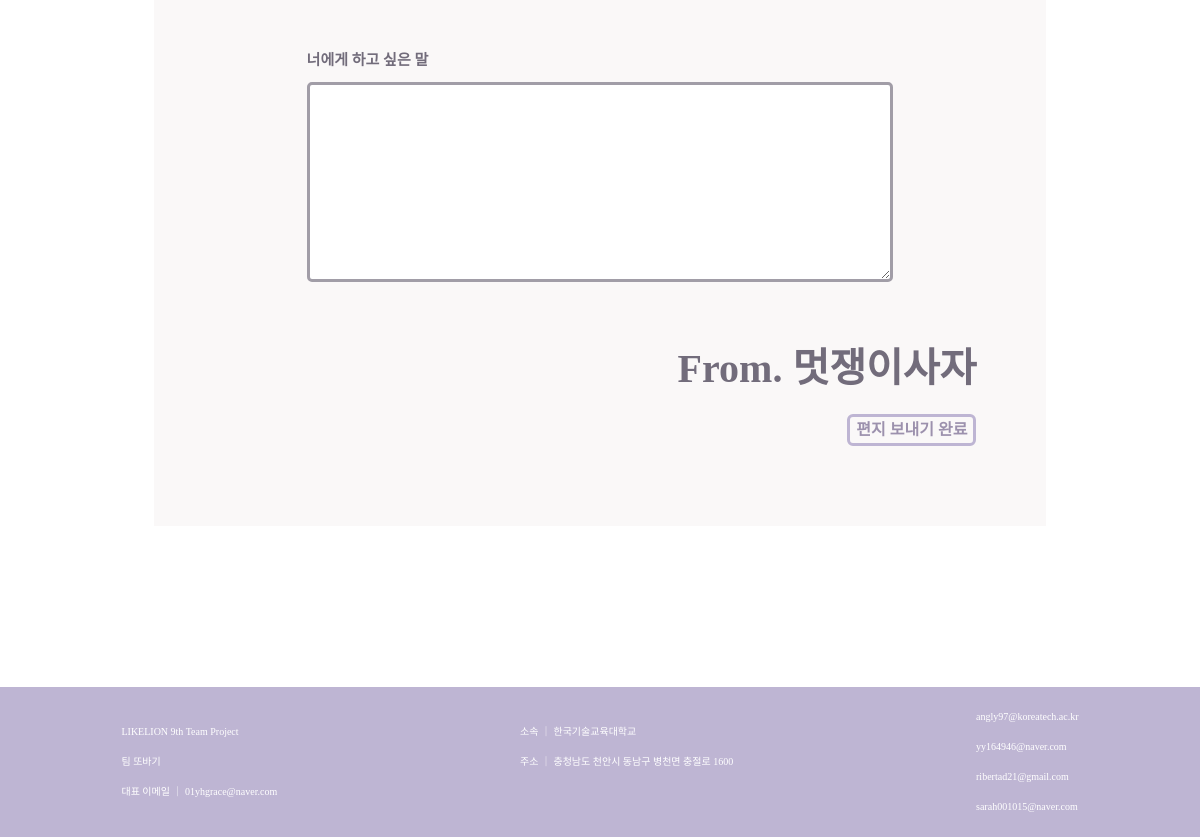
/main/registration/normal (signed in, lower part), run on an earlier commit of the app's database.
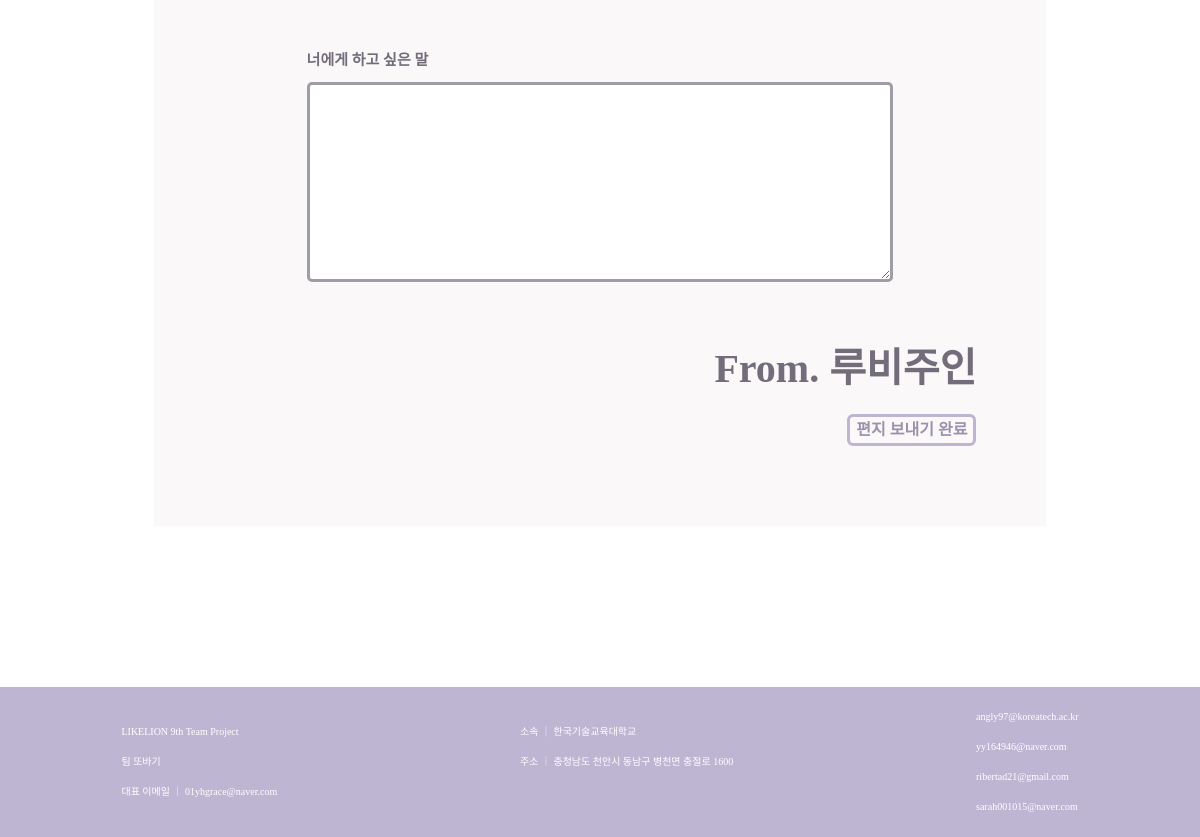
And on a later commit of the database.
### user/models.py (models this page shows)
class User(AbstractUser):
    user_name = models.CharField(max_length=50)                    # 실명
    user_nickname = models.CharField(max_length=50, unique=True)   # 닉네임
    user_phone_number = models.CharField(max_length=12)            # 전화번호

### main/views.py (the view)
# urls.py: path('registration/<str:category>', registration, name="registration"),
def registration(request, category):
    return render(request, "registration.html", {'category': category})

### main/templates/registration.html (shortened to what this page needs)
{% extends 'base.html' %}
    {% block content %}
        <div class="container">
            <br>
            <div class="registerLetter">
                <form action="{% url 'registered' category %}" method="post" enctype="multipart/form-data">
                    <div class="infoBox">
                        <label for="animalInfo">너에게 하고 싶은 말</label>
                        <br>
                        <textarea id="animalInfo", name="animalInfo"></textarea>
                    </div>
                    <div class="from">
                        <br>
                        {% if user.is_authenticated %}
                    <div class="from">
                      <span> From. {{user.user_nickname}}</span>
                    </div>
                    {% endif %}
                    </div>
                    <div class="submitBtn">
                        <button type="submit">편지 보내기 완료</button>
                    </div>
                </form>
            </div>
        </div>
    {% endblock %}

What changed in the data, as far as the page shows it:
changed User: user_nickname "멋쟁이사자" → "루비주인"
